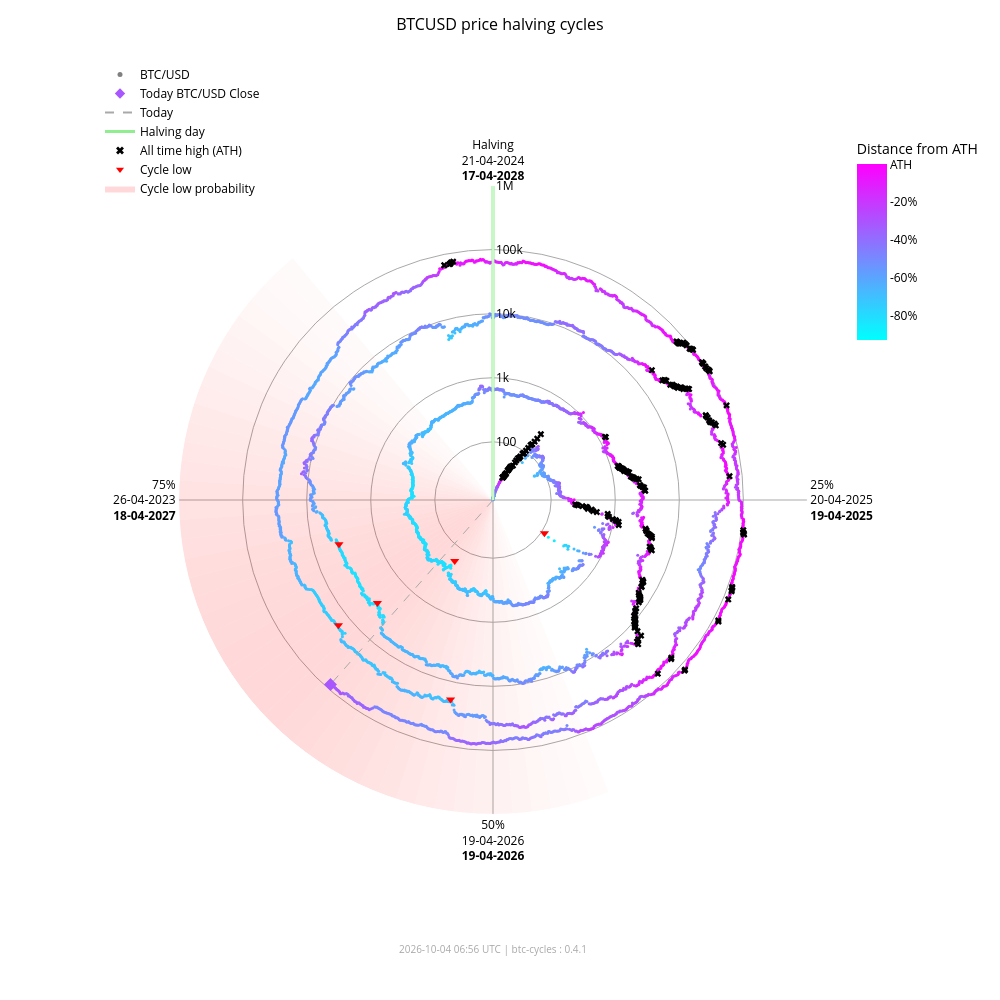

Source (notebook cell):
### Markdown cell above
### Interactive chart (plotly)

### Code cell
fig_interactive = btc.plot(
    kind="interactive",
    from_date="2012-11-28",
)
# plotly config for interactivity
config = {"scrollZoom": True, "displayModeBar": True}
# display in notebook
fig_interactive.show(config=config)

### Figure 1 — Plotly figure (JSON) as saved in the notebook; plotly's stock layout.template omitted (floating-point values rounded to 4 significant figures; data arrays with more than 128 entries replaced by an {"elided": "..."} marker saying what was removed)
{"data": [{"fill": "toself", "fillcolor": "rgba(255,0,0,0.017168280509461755)", "hoverinfo": "skip", "line": {"width": 0}, "mode": "lines", "r": [12.35, 1000000, 1000000, 12.35, 12.35], "showlegend": false, "theta": [158.4, 158.4, 162.0, 162.0, 158.4], "type": "scatterpolar"}, {"fill": "toself", "fillcolor": "rgba(255,0,0,0.022114794501891175)", "hoverinfo": "skip", "line": {"width": 0}, "mode": "lines", "r": [12.35, 1000000, 1000000, 12.35, 12.35], "showlegend": false, "theta": [162.0, 162.0, 165.6, 165.6, 162.0], "type": "scatterpolar"}, {"fill": "toself", "fillcolor": "rgba(255,0,0,0.02790404259511669)", "hoverinfo": "skip", "line": {"width": 0}, "mode": "lines", "r": [12.35, 1000000, 1000000, 12.35, 12.35], "showlegend": false, "theta": [165.6, 165.6, 169.2, 169.2, 165.6], "type": "scatterpolar"}, {"fill": "toself", "fillcolor": "rgba(255,0,0,0.034518294852420334)", "hoverinfo": "skip", "line": {"width": 0}, "mode": "lines", "r": [12.35, 1000000, 1000000, 12.35, 12.35], "showlegend": false, "theta": [169.2, 169.2, 172.8, 172.8, 169.2], "type": "scatterpolar"}, {"fill": "toself", "fillcolor": "rgba(255,0,0,0.041901979682821514)", "hoverinfo": "skip", "line": {"width": 0}, "mode": "lines", "r": [12.35, 1000000, 1000000, 12.35, 12.35], "showlegend": false, "theta": [172.8, 172.8, 176.4, 176.4, 172.8], "type": "scatterpolar"}, {"fill": "toself", "fillcolor": "rgba(255,0,0,0.04996405861294358)", "hoverinfo": "skip", "line": {"width": 0}, "mode": "lines", "r": [12.35, 1000000, 1000000, 12.35, 12.35], "showlegend": false, "theta": [176.4, 176.4, 180.0, 180.0, 176.4], "type": "scatterpolar"}, {"fill": "toself", "fillcolor": "rgba(255,0,0,0.05858349692240514)", "hoverinfo": "skip", "line": {"width": 0}, "mode": "lines", "r": [12.35, 1000000, 1000000, 12.35, 12.35], "showlegend": false, "theta": [180.0, 180.0, 183.6, 183.6, 180.0], "type": "scatterpolar"}, {"fill": "toself", "fillcolor": "rgba(255,0,0,0.06761662035375064)", "hoverinfo": "skip", "line": {"width": 0}, "mode": "lines", "r": [12.35, 1000000, 1000000, 12.35, 12.35], "showlegend": false, "theta": [183.6, 183.6, 187.2, 187.2, 183.6], "type": "scatterpolar"}, {"fill": "toself", "fillcolor": "rgba(255,0,0,0.07690481219944661)", "hoverinfo": "skip", "line": {"width": 0}, "mode": "lines", "r": [12.35, 1000000, 1000000, 12.35, 12.35], "showlegend": false, "theta": [187.2, 187.2, 190.8, 190.8, 187.2], "type": "scatterpolar"}, {"fill": "toself", "fillcolor": "rgba(255,0,0,0.08628112000611096)", "hoverinfo": "skip", "line": {"width": 0}, "mode": "lines", "r": [12.35, 1000000, 1000000, 12.35, 12.35], "showlegend": false, "theta": [190.8, 190.8, 194.4, 194.4, 190.8], "type": "scatterpolar"}, {"fill": "toself", "fillcolor": "rgba(255,0,0,0.09557490841018089)", "hoverinfo": "skip", "line": {"width": 0}, "mode": "lines", "r": [12.35, 1000000, 1000000, 12.35, 12.35], "showlegend": false, "theta": [194.4, 194.4, 198.0, 198.0, 194.4], "type": "scatterpolar"}, {"fill": "toself", "fillcolor": "rgba(255,0,0,0.10461455782963762)", "hoverinfo": "skip", "line": {"width": 0}, "mode": "lines", "r": [12.35, 1000000, 1000000, 12.35, 12.35], "showlegend": false, "theta": [198.0, 198.0, 201.6, 201.6, 198.0], "type": "scatterpolar"}, {"fill": "toself", "fillcolor": "rgba(255,0,0,0.11322908719652829)", "hoverinfo": "skip", "line": {"width": 0}, "mode": "lines", "r": [12.35, 1000000, 1000000, 12.35, 12.35], "showlegend": false, "theta": [201.6, 201.6, 205.2, 205.2, 201.6], "type": "scatterpolar"}, {"fill": "toself", "fillcolor": "rgba(255,0,0,0.12125015337052986)", "hoverinfo": "skip", "line": {"width": 0}, "mode": "lines", "r": [12.35, 1000000, 1000000, 12.35, 12.35], "showlegend": false, "theta": [205.2, 205.2, 208.8, 208.8, 205.2], "type": "scatterpolar"}, {"fill": "toself", "fillcolor": "rgba(255,0,0,0.12851590515331976)", "hoverinfo": "skip", "line": {"width": 0}, "mode": "lines", "r": [12.35, 1000000, 1000000, 12.35, 12.35], "showlegend": false, "theta": [208.8, 208.8, 212.4, 212.4, 208.8], "type": "scatterpolar"}, {"fill": "toself", "fillcolor": "rgba(255,0,0,0.13487757461161184)", "hoverinfo": "skip", "line": {"width": 0}, "mode": "lines", "r": [12.35, 1000000, 1000000, 12.35, 12.35], "showlegend": false, "theta": [212.4, 212.4, 216.0, 216.0, 212.4], "type": "scatterpolar"}, {"fill": "toself", "fillcolor": "rgba(255,0,0,0.14020862181849592)", "hoverinfo": "skip", "line": {"width": 0}, "mode": "lines", "r": [12.35, 1000000, 1000000, 12.35, 12.35], "showlegend": false, "theta": [216.0, 216.0, 219.6, 219.6, 216.0], "type": "scatterpolar"}, {"fill": "toself", "fillcolor": "rgba(255,0,0,0.14441504950654527)", "hoverinfo": "skip", "line": {"width": 0}, "mode": "lines", "r": [12.35, 1000000, 1000000, 12.35, 12.35], "showlegend": false, "theta": [219.6, 219.6, 223.2, 223.2, 219.6], "type": "scatterpolar"}, {"fill": "toself", "fillcolor": "rgba(255,0,0,0.14744459351271713)", "hoverinfo": "skip", "line": {"width": 0}, "mode": "lines", "r": [12.35, 1000000, 1000000, 12.35, 12.35], "showlegend": false, "theta": [223.2, 223.2, 226.8, 226.8, 223.2], "type": "scatterpolar"}, {"fill": "toself", "fillcolor": "rgba(255,0,0,0.14929223192296423)", "hoverinfo": "skip", "line": {"width": 0}, "mode": "lines", "r": [12.35, 1000000, 1000000, 12.35, 12.35], "showlegend": false, "theta": [226.8, 226.8, 230.4, 230.4, 226.8], "type": "scatterpolar"}, {"fill": "toself", "fillcolor": "rgba(255,0,0,0.15)", "hoverinfo": "skip", "line": {"width": 0}, "mode": "lines", "r": [12.35, 1000000, 1000000, 12.35, 12.35], "showlegend": false, "theta": [230.4, 230.4, 234.0, 234.0, 230.4], "type": "scatterpolar"}, {"fill": "toself", "fillcolor": "rgba(255,0,0,0.14965033825231114)", "hoverinfo": "skip", "line": {"width": 0}, "mode": "lines", "r": [12.35, 1000000, 1000000, 12.35, 12.35], "showlegend": false, "theta": [234.0, 234.0, 237.6, 237.6, 234.0], "type": "scatterpolar"}, {"fill": "toself", "fillcolor": "rgba(255,0,0,0.14835378057909807)", "hoverinfo": "skip", "line": {"width": 0}, "mode": "lines", "r": [12.35, 1000000, 1000000, 12.35, 12.35], "showlegend": false, "theta": [237.6, 237.6, 241.2, 241.2, 237.6], "type": "scatterpolar"}, {"fill": "toself", "fillcolor": "rgba(255,0,0,0.14623322283554635)", "hoverinfo": "skip", "line": {"width": 0}, "mode": "lines", "r": [12.35, 1000000, 1000000, 12.35, 12.35], "showlegend": false, "theta": [241.2, 241.2, 244.8, 244.8, 241.2], "type": "scatterpolar"}, {"fill": "toself", "fillcolor": "rgba(255,0,0,0.1434078538226231)", "hoverinfo": "skip", "line": {"width": 0}, "mode": "lines", "r": [12.35, 1000000, 1000000, 12.35, 12.35], "showlegend": false, "theta": [244.8, 244.8, 248.4, 248.4, 244.8], "type": "scatterpolar"}, {"fill": "toself", "fillcolor": "rgba(255,0,0,0.13997983179373427)", "hoverinfo": "skip", "line": {"width": 0}, "mode": "lines", "r": [12.35, 1000000, 1000000, 12.35, 12.35], "showlegend": false, "theta": [248.4, 248.4, 252.0, 252.0, 248.4], "type": "scatterpolar"}, {"fill": "toself", "fillcolor": "rgba(255,0,0,0.13602598258454268)", "hoverinfo": "skip", "line": {"width": 0}, "mode": "lines", "r": [12.35, 1000000, 1000000, 12.35, 12.35], "showlegend": false, "theta": [252.0, 252.0, 255.6, 255.6, 252.0], "type": "scatterpolar"}, {"fill": "toself", "fillcolor": "rgba(255,0,0,0.13159547355344953)", "hoverinfo": "skip", "line": {"width": 0}, "mode": "lines", "r": [12.35, 1000000, 1000000, 12.35, 12.35], "showlegend": false, "theta": [255.6, 255.6, 259.2, 259.2, 255.6], "type": "scatterpolar"}, {"fill": "toself", "fillcolor": "rgba(255,0,0,0.12671301775492697)", "hoverinfo": "skip", "line": {"width": 0}, "mode": "lines", "r": [12.35, 1000000, 1000000, 12.35, 12.35], "showlegend": false, "theta": [259.2, 259.2, 262.8, 262.8, 259.2], "type": "scatterpolar"}, {"fill": "toself", "fillcolor": "rgba(255,0,0,0.12138610149219965)", "hoverinfo": "skip", "line": {"width": 0}, "mode": "lines", "r": [12.35, 1000000, 1000000, 12.35, 12.35], "showlegend": false, "theta": [262.8, 262.8, 266.4, 266.4, 262.8], "type": "scatterpolar"}, {"fill": "toself", "fillcolor": "rgba(255,0,0,0.1156142551644921)", "hoverinfo": "skip", "line": {"width": 0}, "mode": "lines", "r": [12.35, 1000000, 1000000, 12.35, 12.35], "showlegend": false, "theta": [266.4, 266.4, 270.0, 270.0, 266.4], "type": "scatterpolar"}, {"fill": "toself", "fillcolor": "rgba(255,0,0,0.10939851441251548)", "hoverinfo": "skip", "line": {"width": 0}, "mode": "lines", "r": [12.35, 1000000, 1000000, 12.35, 12.35], "showlegend": false, "theta": [270.0, 270.0, 273.6, 273.6, 270.0], "type": "scatterpolar"}, {"fill": "toself", "fillcolor": "rgba(255,0,0,0.10274974912946185)", "hoverinfo": "skip", "line": {"width": 0}, "mode": "lines", "r": [12.35, 1000000, 1000000, 12.35, 12.35], "showlegend": false, "theta": [273.6, 273.6, 277.2, 277.2, 273.6], "type": "scatterpolar"}, {"fill": "toself", "fillcolor": "rgba(255,0,0,0.09569517349791425)", "hoverinfo": "skip", "line": {"width": 0}, "mode": "lines", "r": [12.35, 1000000, 1000000, 12.35, 12.35], "showlegend": false, "theta": [277.2, 277.2, 280.8, 280.8, 277.2], "type": "scatterpolar"}, {"fill": "toself", "fillcolor": "rgba(255,0,0,0.08828282625646727)", "hoverinfo": "skip", "line": {"width": 0}, "mode": "lines", "r": [12.35, 1000000, 1000000, 12.35, 12.35], "showlegend": false, "theta": [280.8, 280.8, 284.4, 284.4, 280.8], "type": "scatterpolar"}, {"fill": "toself", "fillcolor": "rgba(255,0,0,0.08058400018765345)", "hoverinfo": "skip", "line": {"width": 0}, "mode": "lines", "r": [12.35, 1000000, 1000000, 12.35, 12.35], "showlegend": false, "theta": [284.4, 284.4, 288.0, 288.0, 284.4], "type": "scatterpolar"}, {"fill": "toself", "fillcolor": "rgba(255,0,0,0.07269354608292704)", "hoverinfo": "skip", "line": {"width": 0}, "mode": "lines", "r": [12.35, 1000000, 1000000, 12.35, 12.35], "showlegend": false, "theta": [288.0, 288.0, 291.6, 291.6, 288.0], "type": "scatterpolar"}, {"fill": "toself", "fillcolor": "rgba(255,0,0,0.06472784449068783)", "hoverinfo": "skip", "line": {"width": 0}, "mode": "lines", "r": [12.35, 1000000, 1000000, 12.35, 12.35], "showlegend": false, "theta": [291.6, 291.6, 295.2, 295.2, 291.6], "type": "scatterpolar"}, {"fill": "toself", "fillcolor": "rgba(255,0,0,0.05682021976743955)", "hoverinfo": "skip", "line": {"width": 0}, "mode": "lines", "r": [12.35, 1000000, 1000000, 12.35, 12.35], "showlegend": false, "theta": [295.2, 295.2, 298.8, 298.8, 295.2], "type": "scatterpolar"}, {"fill": "toself", "fillcolor": "rgba(255,0,0,0.04911378436707333)", "hoverinfo": "skip", "line": {"width": 0}, "mode": "lines", "r": [12.35, 1000000, 1000000, 12.35, 12.35], "showlegend": false, "theta": [298.8, 298.8, 302.4, 302.4, 298.8], "type": "scatterpolar"}, {"fill": "toself", "fillcolor": "rgba(255,0,0,0.04175213714896469)", "hoverinfo": "skip", "line": {"width": 0}, "mode": "lines", "r": [12.35, 1000000, 1000000, 12.35, 12.35], "showlegend": false, "theta": [302.4, 302.4, 306.0, 306.0, 302.4], "type": "scatterpolar"}, {"fill": "toself", "fillcolor": "rgba(255,0,0,0.034868865657538876)", "hoverinfo": "skip", "line": {"width": 0}, "mode": "lines", "r": [12.35, 1000000, 1000000, 12.35, 12.35], "showlegend": false, "theta": [306.0, 306.0, 309.6, 309.6, 306.0], "type": "scatterpolar"}, {"fill": "toself", "fillcolor": "rgba(255,0,0,0.02857722515334582)", "hoverinfo": "skip", "line": {"width": 0}, "mode": "lines", "r": [12.35, 1000000, 1000000, 12.35, 12.35], "showlegend": false, "theta": [309.6, 309.6, 313.2, 313.2, 309.6], "type": "scatterpolar"}, {"fill": "toself", "fillcolor": "rgba(255,0,0,0.022961515313555197)", "hoverinfo": "skip", "line": {"width": 0}, "mode": "lines", "r": [12.35, 1000000, 1000000, 12.35, 12.35], "showlegend": false, "theta": [313.2, 313.2, 316.8, 316.8, 313.2], "type": "scatterpolar"}, {"fill": "toself", "fillcolor": "rgba(255,0,0,0.01807146942917362)", "hoverinfo": "skip", "line": {"width": 0}, "mode": "lines", "r": [12.35, 1000000, 1000000, 12.35, 12.35], "showlegend": false, "theta": [316.8, 316.8, 320.4, 320.4, 316.8], "type": "scatterpolar"}, {"hoverinfo": "text", "marker": {"color": {"elided": "5059 str values"}, "size": 3}, "mode": "markers", "r": {"elided": "5059 float values"}, "showlegend": false, "text": {"elided": "5059 str values"}, "theta": {"elided": "5059 float values"}, "type": "scatterpolar"}, {"hoverinfo": "skip", "line": {"color": "lightgreen", "width": 3}, "mode": "lines", "r": [12.35, 1000000], "showlegend": false, "theta": [0, 0], "type": "scatterpolar"}, {"hoverinfo": "skip", "line": {"color": "darkgrey", "dash": "dash", "width": 1}, "mode": "lines", "r": [12.35, 85050.0], "showlegend": false, "theta": [221.4, 221.4], "type": "scatterpolar"}, {"hoverinfo": "text", "marker": {"color": "#a857ff", "size": 10, "symbol": "diamond"}, "mode": "markers", "r": [85050.0], "showlegend": false, "text": ["Today<br>Date: 2026-10-04<br>Price: $85,054.56"], "theta": [221.4], "type": "scatterpolar"}, {"hoverinfo": "text", "marker": {"color": "black", "size": 6, "symbol": "x"}, "mode": "markers", "r": {"elided": "195 float values"}, "showlegend": false, "text": {"elided": "195 str values"}, "theta": {"elided": "195 float values"}, "type": "scatterpolar"}, {"hoverinfo": "text", "marker": {"color": "red", "size": 8, "symbol": "triangle-down"}, "mode": "markers", "r": [111.6, 164.9, 3233.0, 3925.0, 18950.0, 15760.0], "showlegend": false, "text": ["Cycle Low<br>Date: 2014-02-21<br>Price: $111.56<br>ATH distance: -91.0%", "Cycle Low<br>Date: 2015-01-14<br>Price: $164.92<br>ATH distance: -86.7%", "Cycle Low<br>Date: 2018-12-15<br>Price: $3,232.51<br>ATH distance: -83.3%", "Cycle Low<br>Date: 2019-03-25<br>Price: $3,924.55<br>ATH distance: -79.7%", "Cycle Low<br>Date: 2022-06-18<br>Price: $18,954.25<br>ATH distance: -71.9%", "Cycle Low<br>Date: 2022-11-21<br>Price: $15,760.19<br>ATH distance: -76.7%"], "theta": [122.8, 212.1, 228.3, 254.0, 192.0, 231.0], "type": "scatterpolar"}, {"marker": {"color": "grey", "size": 5}, "mode": "markers", "name": "BTC/USD", "r": [null], "theta": [null], "type": "scatterpolar"}, {"marker": {"color": "#a857ff", "size": 8, "symbol": "diamond"}, "mode": "markers", "name": "Today BTC/USD Close", "r": [null], "theta": [null], "type": "scatterpolar"}, {"line": {"color": "darkgrey", "dash": "dash"}, "mode": "lines", "name": "Today", "r": [null], "theta": [null], "type": "scatterpolar"}, {"line": {"color": "lightgreen", "width": 3}, "mode": "lines", "name": "Halving day", "r": [null], "theta": [null], "type": "scatterpolar"}, {"marker": {"color": "black", "size": 7, "symbol": "x"}, "mode": "markers", "name": "All time high (ATH)", "r": [null], "theta": [null], "type": "scatterpolar"}, {"marker": {"color": "red", "size": 7, "symbol": "triangle-down"}, "mode": "markers", "name": "Cycle low", "r": [null], "theta": [null], "type": "scatterpolar"}, {"fill": "toself", "fillcolor": "rgba(255,0,0,0.15)", "line": {"width": 0}, "mode": "lines", "name": "Cycle low probability", "r": [null], "theta": [null], "type": "scatterpolar"}, {"hoverinfo": "skip", "marker": {"cmax": 0, "cmin": -0.9307, "color": [0], "colorbar": {"len": 0.25, "ticktext": ["ATH", "-20%", "-40%", "-60%", "-80%", "-100%"], "tickvals": [0, -0.2, -0.4, -0.6, -0.8, -1.0], "title": {"text": "Distance from ATH"}, "x": 0.95, "y": 0.92, "yanchor": "top"}, "colorscale": {"elided": "256x2 mixed values"}, "showscale": true, "size": 0}, "mode": "markers", "r": [null], "showlegend": false, "theta": [null], "type": "scatterpolar"}], "layout": {"annotations": [{"font": {"color": "darkgrey", "size": 10}, "showarrow": false, "text": "2026-10-04 06:56 UTC | btc-cycles : 0.4.1", "x": 0.5, "xref": "paper", "y": -0.02, "yref": "paper"}], "font": {"color": "black"}, "height": 1000, "legend": {"bgcolor": "rgba(0,0,0,0)", "font": {"color": "black"}, "x": 0.0, "y": 1.0}, "margin": {"b": 60, "l": 100, "r": 80, "t": 60}, "paper_bgcolor": "white", "plot_bgcolor": "white", "polar": {"angularaxis": {"color": "black", "direction": "clockwise", "gridcolor": "darkgrey", "rotation": 90, "ticktext": ["Halving<br>21-04-2024<br><b>17-04-2028</b>", "25%<br>20-04-2025<br><b>19-04-2025</b>", "50%<br>19-04-2026<br><b>19-04-2026</b>", "75%<br>26-04-2023<br><b>18-04-2027</b>"], "tickvals": [0, 90, 180, 270]}, "bgcolor": "white", "domain": {"x": [0.1, 0.9], "y": [0.05, 0.95]}, "radialaxis": {"angle": 90, "color": "black", "gridcolor": "darkgrey", "range": [1.092, 6.0], "tickangle": 90, "ticktext": ["100", "1k", "10k", "100k", "1M"], "tickvals": [100, 1000, 10000, 100000, 1000000], "type": "log"}}, "title": {"font": {"color": "black", "size": 16}, "text": "BTCUSD price halving cycles", "x": 0.5}, "width": 1000}}
